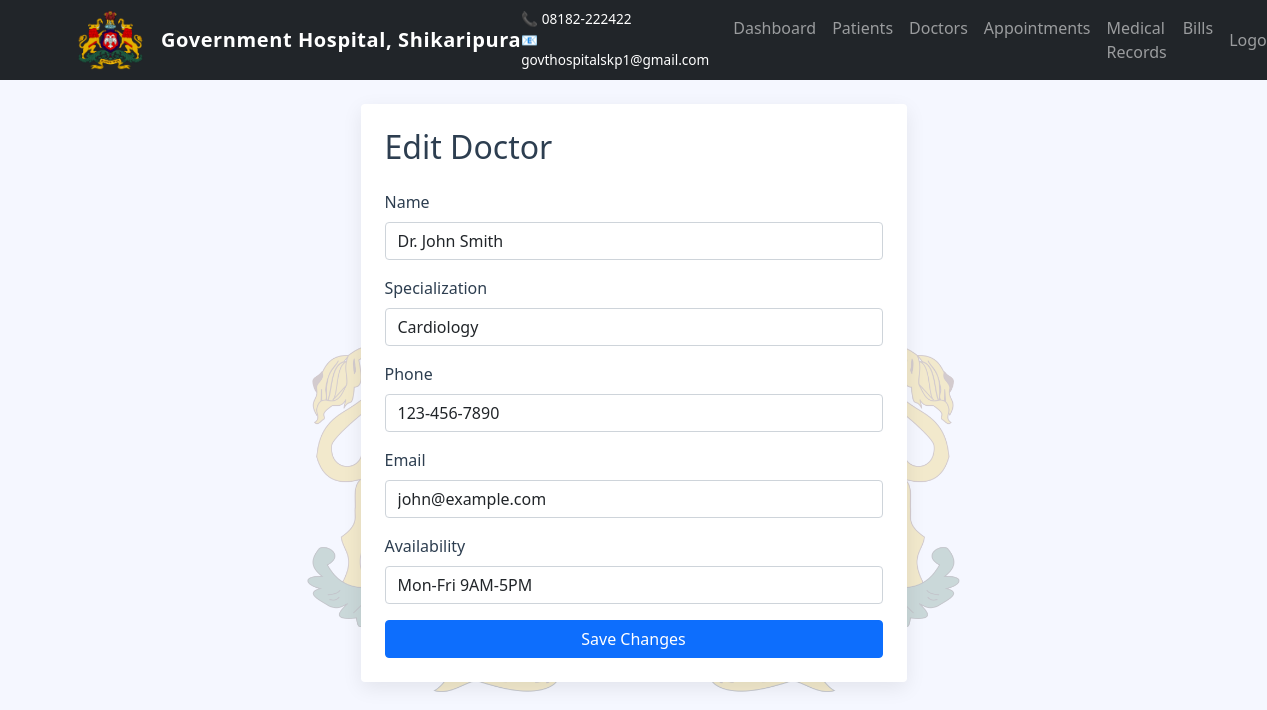
Before: /edit_doctor/1 (signed in) with the older database file.
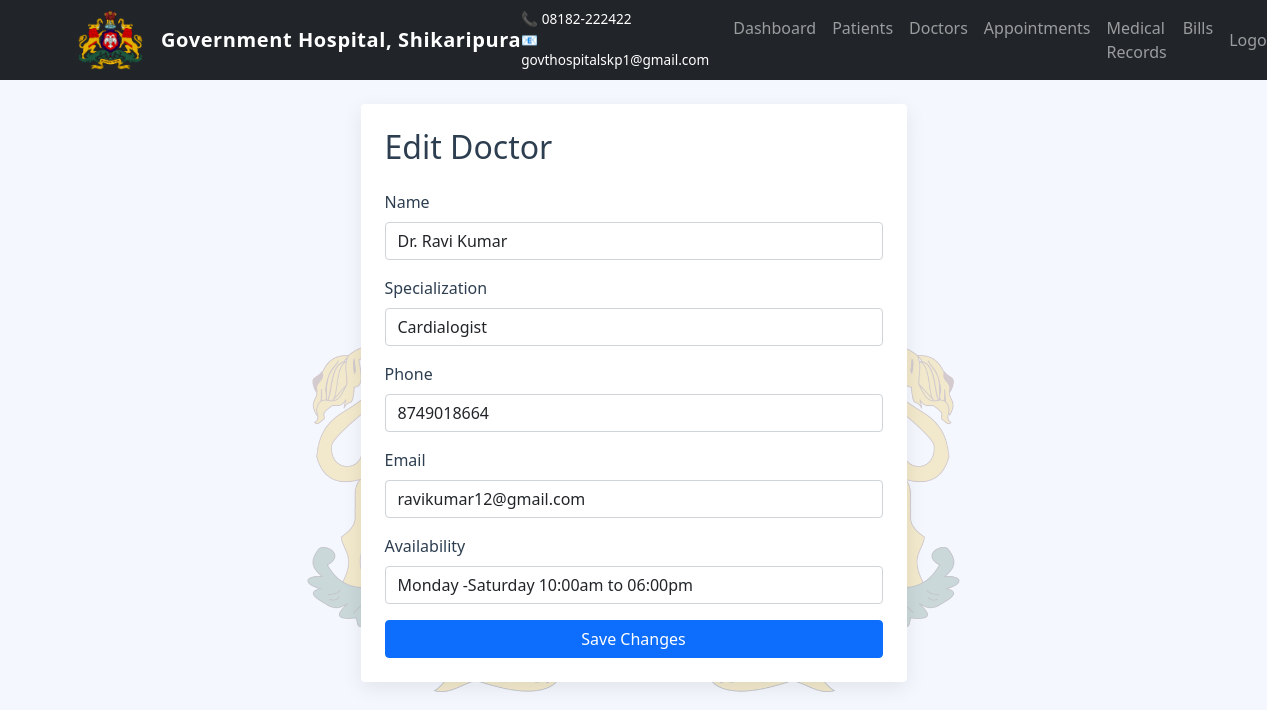
After: the same page with the newer database file.
### app.py (models this page shows)
class Doctor(db.Model):
    id = db.Column(db.Integer, primary_key=True)
    name = db.Column(db.String(150), nullable=False)
    specialization = db.Column(db.String(100), nullable=False)
    phone = db.Column(db.String(20), nullable=False)
    email = db.Column(db.String(150), unique=True, nullable=False)
    availability = db.Column(db.String(200))
    face_encoding = db.Column(db.PickleType)  # Store face encoding as pickle

### app.py (the view, shortened to what this page needs)
@app.route('/edit_doctor/<int:id>', methods=['GET', 'POST'])
@login_required
def edit_doctor(id):
    if current_user.role != 'admin':
        return deny_access()
    doctor = Doctor.query.get_or_404(id)
    return render_template('edit_doctor.html', doctor=doctor)

### app.py (called while the page is built)
@login_manager.user_loader
def load_user(user_id):
    return User.query.get(int(user_id))

### templates/edit_doctor.html (shortened to what this page needs)
{% extends "base.html" %}
{% block content %}
<div class="row justify-content-center">
    <div class="col-md-6">
        <div class="card p-4">
            <h2 class="mb-4">Edit Doctor</h2>
            <form method="POST">
                <div class="mb-3">
                    <label for="name" class="form-label">Name</label>
                    <input type="text" class="form-control" id="name" name="name" value="{{ doctor.name }}" required>
                </div>
                <div class="mb-3">
                    <label for="specialization" class="form-label">Specialization</label>
                    <input type="text" class="form-control" id="specialization" name="specialization" value="{{ doctor.specialization }}" required>
                </div>
                <div class="mb-3">
                    <label for="phone" class="form-label">Phone</label>
                    <input type="text" class="form-control" id="phone" name="phone" value="{{ doctor.phone }}" required>
                </div>
                <div class="mb-3">
                    <label for="email" class="form-label">Email</label>
                    <input type="email" class="form-control" id="email" name="email" value="{{ doctor.email }}" required>
                </div>
                <div class="mb-3">
                    <label for="availability" class="form-label">Availability</label>
                    <input type="text" class="form-control" id="availability" name="availability" value="{{ doctor.availability }}">
                </div>
                <button type="submit" class="btn btn-primary w-100">Save Changes</button>
            </form>
        </div>
    </div>
</div>
{% endblock %}

Changed rows visible on the page:
changed Doctor: name "Dr. John Smith" → "Dr. Ravi Kumar"; specialization "Cardiology" → "Cardialogist"; phone "123-456-7890" → "8749018664"; email "john@example.com" → "ravikumar12@gmail.com"; availability "Mon-Fri 9AM-5PM" → "Monday -Saturday 10:00am to 06:00pm"
